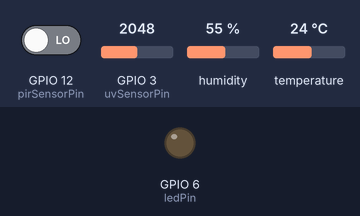
The sketch below on a simulated ESP32-S3. Parts: output pins drawn as LEDs (lit = HIGH). The inputs (shaded band) are chosen by the test bench; at power-on: GPIO 12 (pirSensorPin) LOW, GPIO 3 (uvSensorPin) = 2048, humidity 55 %, temperature 24 °C (analog values on the 0–4095 scale). What the sketch prints to the serial monitor is not drawn.

Above: at 1.2 s.
1.3 s: GPIO 12 (pirSensorPin) driven HIGH
At 1.8 s:
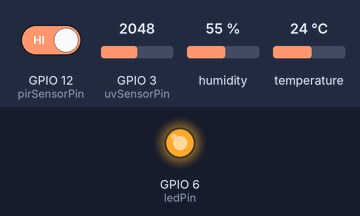
2.8 s: GPIO 12 (pirSensorPin) driven LOW
At 4.2 s:
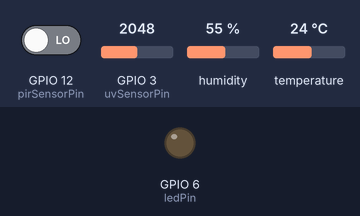
Timing chart, 0 to 5.8 s (numbered marks = the images above; inputs shaded):
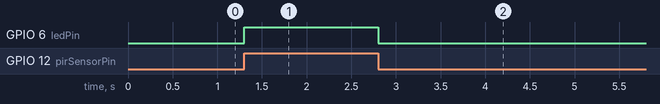

Measured:
- after the input at 1.3 s, GPIO 6 (ledPin): LOW → HIGH at once
- after the input at 2.8 s, GPIO 6 (ledPin): HIGH → LOW at once

The sketch:

DHT11_UV_MotionSensor.ino
```cpp
#include "DHT.h"

#define DHTPIN 8        /* PIN DHT11 */
#define DHTTYPE DHT11   /* DHT 11 */

const int uvSensorPin = 3;    /* GPIO14 ON ESP32 */
const int pirSensorPin = 12;  /* PIR SENSOR PIN */
const int ledPin = 6;         /* LED INDICATOR PIN */

DHT dht(DHTPIN, DHTTYPE);

/* TIMING VARIABLES */
unsigned long previousMillis = 0;

const long interval = 1000;  /* 1 SECOND INTERVAL FOR PRINTING */

float humidity = NAN;
float temperature = NAN;
int uvRawValue = 0;
float uvVoltage = 0.0;
float uvIntensity = 0.0;

int pirValue = LOW;  /* STORE LATEST PIR READING */

void setup() {
  Serial.begin(115200);
  dht.begin();

  pinMode(uvSensorPin, INPUT);
  analogReadResolution(12);  /* FOR ESP32 ADC RESOLUTION */

  pinMode(pirSensorPin, INPUT);
  pinMode(ledPin, OUTPUT);
  digitalWrite(ledPin, LOW);
}

void loop() {
  unsigned long currentMillis = millis();

  /* READ PIR SENSOR FREQUENTLY (NON-BLOCKING) */
  pirValue = digitalRead(pirSensorPin);
  digitalWrite(ledPin, pirValue == HIGH ? HIGH : LOW);

  /* READ DHT11 HUMIDITY AND TEMPERATURE EVERY 2 SECONDS (TO AVOID SENSOR SATURATION) */
  static unsigned long previousDHTMillis = 0;
  const long dhtInterval = 2000;  /* 2 SEC */
  if (currentMillis - previousDHTMillis >= dhtInterval) {
    previousDHTMillis = currentMillis;
    humidity = dht.readHumidity();
    temperature = dht.readTemperature();
  }

  /* READ AND PRINT ALL DATA EVERY 1 SECOND */
  if (currentMillis - previousMillis >= interval) {
    previousMillis = currentMillis;

    uvRawValue = analogRead(uvSensorPin);
    uvVoltage = (uvRawValue / 4095.0) * 3.3;
    uvIntensity = (uvVoltage / 2.5) * 1000.0;

    if (isnan(humidity) || isnan(temperature)) {
      Serial.println(F("Failed to read from DHT sensor!"));
    } else {
      Serial.print(F("Humidity: "));
      Serial.print(humidity, 2);
      Serial.print(F("% | Temperature: "));
      Serial.print(temperature, 2);
      Serial.print(F("°C | Raw: "));
      Serial.print(uvRawValue);
      Serial.print(F(" | Voltage: "));
      Serial.print(uvVoltage, 2);
      Serial.print(F(" V | UV Intensity: "));
      Serial.print(uvIntensity, 1);
      Serial.print(F(" µW/cm² | "));

      if (pirValue == HIGH) {
        Serial.println(F("No motion detected"));
      } else {
        Serial.println(F("Motion detected!"));
      }
    }
  }
}
```
